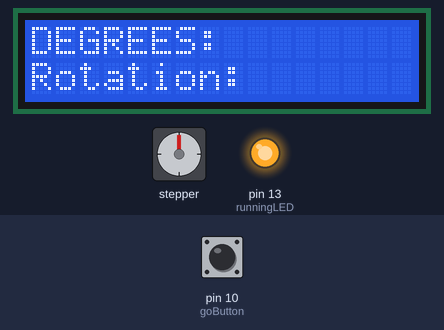
Bench run of a sketch on a simulated Arduino Uno, built with avr-gcc and run on an emulated ATmega328P. On the bench: 16×2 character LCD, stepper motor, output pins drawn as LEDs (lit = HIGH). Dashed ring = blinking. The test bench sets the inputs (shaded band); at power-on: pin 10 (goButton) LOW. Stepper angles assume 2048 steps per turn; what the sketch prints to the serial monitor is not drawn.

Above: at 1.2 s.
1.3 s: pin 10 (goButton) pulled HIGH for 0.15 s
At 6.8 s:
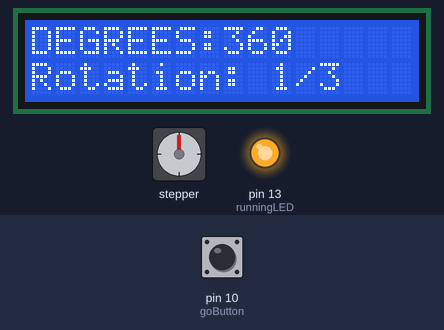
13.4 s: pin 10 (goButton) pulled HIGH for 3.2 s
At 30.8 s:
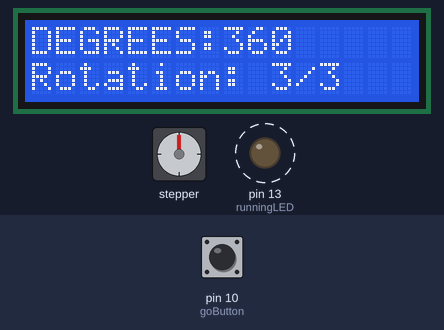
Timing chart, 0 to 33.5 s (numbered marks = the images above; inputs shaded):
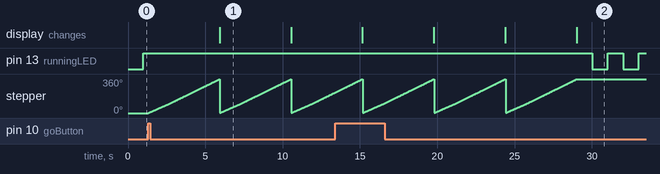

The sketch:

Runout_Code_V2.ino
```cpp
//add libraries for stepper motor and lcd display
#include <AccelStepper.h>
#include <LiquidCrystal.h>

//define steper motor parameters
#define STEPS 2048
#define motorPin1 6
#define motorPin2 7
#define motorPin3 8
#define motorPin4 9
#define motorInterfaceType 4 //motor interface- 4 for full step, 8 for half step

//initilize stepper
AccelStepper stepper = AccelStepper(motorInterfaceType, motorPin1, motorPin3, motorPin2, motorPin4);

//initilize lcd
const int rs = 12, en = 11, d4 = 5, d5 = 4, d6 = 3, d7 = 2;
LiquidCrystal lcd(rs, en, d4, d5, d6, d7);

//initilize LED, will blink when ready and stay solid when running
#define runningLED 13
int ledState = LOW;
unsigned long previousMillis = 0;
const long interval = 1000;

//initilize GO button (this will be used instead of the reset button, reset will be hardwired in with estop)
#define goButton 10
int STOP = 0;
int buttonPress = 0;


//global variables
boolean turn = true;
int count = 0;
int number = 1;

void setup() {
  //start serial monitor
  Serial.begin(2000000);

  //set max speed for motor
  stepper.setMaxSpeed(1000);

  //set up lcd
  lcd.begin(16, 2);
  lcd.print("DEGREES: ");
  lcd.setCursor(0, 1);
  lcd.print("Rotation: ");

  //set up LEDs
  pinMode (runningLED, OUTPUT);

  //set up GO button
  pinMode(goButton, INPUT);
}

void blinkLED() { //use millis so button input is not missed
  unsigned long currentMillis = millis(); //get current time

  if (currentMillis - previousMillis >= interval) { //if interval has passed
    previousMillis = currentMillis;//save new time

    if (ledState == LOW) {
      ledState = HIGH;
    }
    else {
      ledState = LOW;
    }
  }
  digitalWrite(runningLED, ledState);//write to led

}

void reset() {
  count = 0; //set count back to zero, will try to read the button again
  buttonPress = 0; //set button state back to off


}

void loop() {
  stepper.setCurrentPosition(0);//set stepper position to zero
  stepper.setSpeed(500);//set speed of motor in steps per second
  blinkLED();//blink LED while waiting for button press
  if (count == 0) {//read button first time only, 2nd and 3rd time this will skip
    buttonPress = digitalRead(goButton);
  }
  if (buttonPress == HIGH) { //if button value is high
    digitalWrite(runningLED, HIGH);//stop blinking LED and keep solid
    if(count==0){
      lcd.setCursor(8,0);
      lcd.print("   ");
      lcd.setCursor(10,1);
      lcd.print("0");
    }
    if (count < 3) { //if less than 3 turns
      while (stepper.currentPosition() != 2048) {//while 1 turn not complete (1 turn=2048 steps)
        stepper.runSpeed();//run at specific speed
        Serial.println((stepper.currentPosition()*.1758));//print current position to serial monitor
        int position = stepper.currentPosition() * .1758; //steps into degrees *.1758
        if (position % 30 == 0) { //if position is a multiple of 30 degrees print the position
          lcd.setCursor(8, 0);
          lcd.print(position);
          lcd.print("   ");
        }
      }
      count++;//add 1 to count
      lcd.setCursor(10, 1);
      lcd.print(count);//print the count of turns
      lcd.setCursor(11, 1);
      lcd.print("/3");

    }
  }
  if (count == 3) {
    reset();
  }
}
```

Measured:
- after the input at 1.3 s, pin 13 (runningLED): stops changing and stays HIGH; stepper: turns 360° clockwise in 4.6 s, then 359° counter-clockwise in 0.00 s, then 359° clockwise in 4.6 s, then 359° counter-clockwise in 0.00 s, and so on; the display: changes after 4.6 s (image 1)
